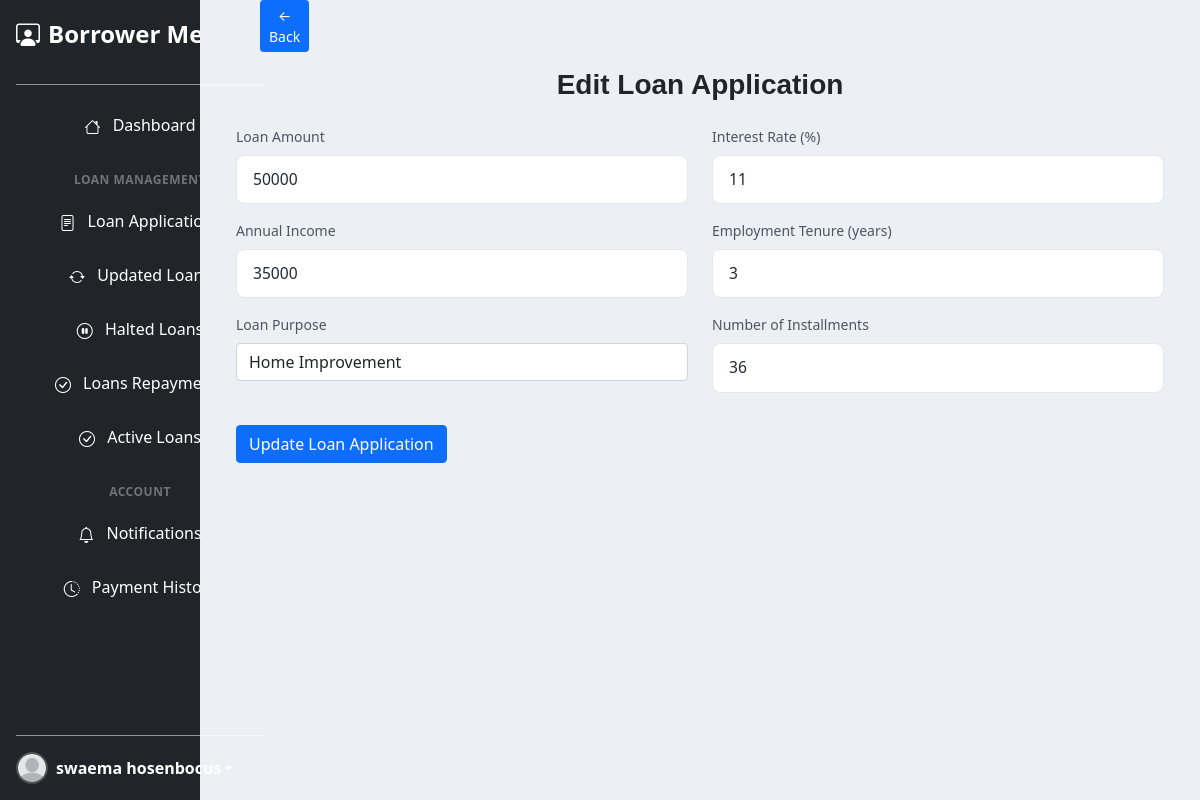
/Borrower/LoanAppEdit.php?edit=39 (signed in), run on the app's committed database.
### tables this page shows
CREATE TABLE `loans` (
  `id` int(11) NOT NULL,
  `user_id` int(11) DEFAULT NULL,
  `noOfInstallments` int(11) DEFAULT NULL,
  `interstRate` int(11) DEFAULT NULL,
  `grade` text DEFAULT NULL,
  `AnnualIncome` int(11) NOT NULL,
  `loanAmount` int(11) NOT NULL,
  `loanPurpose` text NOT NULL,
  `employeementTenure` int(11) NOT NULL,
  `Accepted_Date` date DEFAULT NULL,
  `status` text NOT NULL,
  `requested_at` datetime DEFAULT current_timestamp(),
  `InstallmentAmount` decimal(11,2) DEFAULT NULL,
  `TotalLoan` int(11) NOT NULL,
  `stripe_account_id` varchar(255) DEFAULT NULL,
  `updated_at` datetime DEFAULT NULL
);

### Borrower/LoanAppEdit.php (the view, shortened to what this page needs)
<?php
require_once '../Classes/Loan.php';
$id = isset($_GET['edit']) ? (int)$_GET['edit'] : -1;
try {
    $db = Database::getConnection();
    $sql = "SELECT * FROM loans WHERE id = ? AND user_id = ? LIMIT 1";
    $stmt = $db->prepare($sql);
    $userId = $_SESSION['user_id'];
    $stmt->bind_param("ii", $id, $userId);
    $stmt->execute();
    $result = $stmt->get_result();
    $loan = $result->fetch_assoc();
} catch (Exception $e) {
    $error = $e->getMessage();
}
include_once('Layout/head.php');
include_once('Layout/sidebar.php');
?>
<div class="col-md-10 pb-5" style="background-color: #ECF0F4;">
    <div class="row">
        <div class="col-1">
            <a href="LoanApplications.php" class="btn btn-primary btn-sm ms-5">&larr; Back</a>
        </div>
    </div>
    <div class="title text-center">
        <h2 class="h3 fw-bold mt-3" style="font-family: sans-serif;">
            Edit Loan Application
        </h2>
    </div>
    <div class="container" id="loanForm">
        <div class="row justify-content-center">
            <div class="col-md-12">
                <form action="" method="post" class="needs-validation" novalidate>
                    <div class="row mt-3">
                        <div class="col-md-6 mb-3">
                            <label for="loanAmount" class="form-label">Loan Amount</label>
                            <input type="number"
                                   class="form-control"
                                   name="loanAmount"
                                   id="loanAmount"
                                   value="<?php echo htmlspecialchars($loan['loanAmount']); ?>"
                                   required>
                        </div>
                        <div class="col-md-6 mb-3">
                            <label for="interst" class="form-label">Interest Rate (%)</label>
                            <input type="number"
                                   class="form-control"
                                   name="interst"
                                   id="interst"
                                   min="0"
                                   step="0.01"
                                   value="<?php echo htmlspecialchars($loan['interstRate']); ?>"
                                   required>
                        </div>
                        <div class="col-md-6 mb-3">
                            <label for="annualIncome" class="form-label">Annual Income</label>
                            <input type="number"
                                   class="form-control"
                                   name="annualIncome"
                                   id="annualIncome"
                                   value="<?php echo htmlspecialchars($loan['AnnualIncome']); ?>"
                                   required>
                        </div>
                        <div class="col-md-6 mb-3">
                            <label for="employmentTenure" class="form-label">Employment Tenure (years)</label>
                            <input type="number"
                                   class="form-control"
                                   name="employmentTenure"
                                   id="employmentTenure"
                                   value="<?php echo htmlspecialchars($loan['employeementTenure']); ?>"
                                   required>
                        </div>
                        <div class="col-md-6 mb-3">
                            <label for="purpose" class="form-label">Loan Purpose</label>
                            <select class="form-control" id="purpose" name="purpose" required>
                                <?php
                                $purposes = [
                                    'credit_card' => 'Credit Card',
                                    'debt_consolidation' => 'Debt Consolidation',
                                    'home_improvement' => 'Home Improvement',
                                    'major_purchase' => 'Major Purchase',
                                    'medical' => 'Medical',
                                    'other' => 'Other'
                                ];
                                foreach ($purposes as $value => $label) {
                                    $selected = ($loan['loanPurpose'] == $value) ? 'selected' : '';
                                    echo "<option value=\"" . htmlspecialchars($value) . "\" $selected>" . htmlspecialchars($label) . "</option>";
                                }
                                ?>
                            </select>
                        </div>
                        <div class="col-md-6 mb-3">
                            <label for="installments" class="form-label">Number of Installments</label>
                            <input type="number"
                                   class="form-control"
                                   name="installments"
                                   id="installments"
                                   value="<?php echo htmlspecialchars($loan['noOfInstallments']); ?>"
                                   required>
                        </div>
                    </div>
                    <div class="row mt-3">
                        <div class="col-12">
                            <button type="submit" name="upLoanApp" class="btn btn-primary">
                                Update Loan Application
                            </button>
                        </div>
                    </div>
                </form>
            </div>
        </div>
    </div>
</div>
<?php include_once('Layout/footer.php'); ?>

### Assets/Styles/style.css (style rules this page uses)
* { margin: 0; padding: 0; box-sizing: border-box; }
html, body { width: 100%; height: 100%; margin: 0; padding: 0; overflow-x: hidden; background-color: #f1f9ff !important; color: #0d6efd; font-family: Arial, sans-serif; }
.form-label, .block.text-sm { color: #4b5563; display: block; font-size: 0.875rem; font-weight: 500; margin-bottom: 0.5rem; }
.form-control, input[type="text"], input[type="email"], input[type="password"], input[type="number"], select, textarea { background-color: #ffffff; border: 1.5px solid #e5e7eb; border-radius: 0.5rem; color: #1f2937; font-size: 0.975rem; line-height: 1.5; padding: 0.75rem 1rem; transition: all 0.2s ease; width: 100%; }

### Assets/Styles/sidebars.css (style rules this page uses)
body { min-height: 100vh; min-height: -webkit-fill-available; }
html { height: -webkit-fill-available; }

### data on the page
loans: loanAmount "50000", interst "11", annualIncome "35000", employmentTenure "3", installments "36"

### other printed values
$_SESSION['user_name'] "swaema hosenbocus"
form field purpose "Home Improvement"
